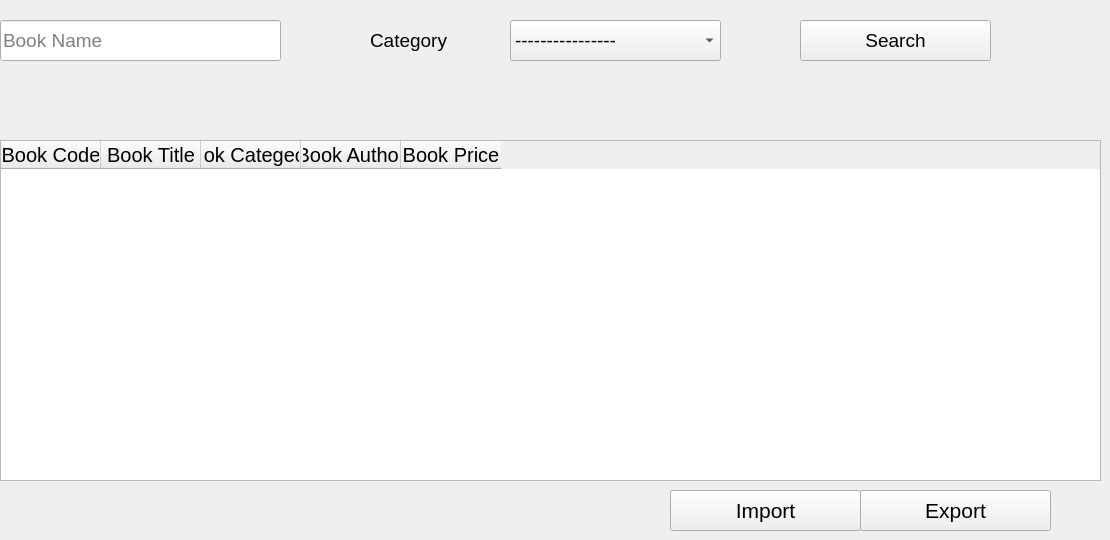
      <widget class="QWidget" name="tab_8">
       <attribute name="title">
        <string>All Books</string>
       </attribute>
       <widget class="QTableWidget" name="tableWidget_2">
        <property name="geometry">
         <rect>
          <x>0</x>
          <y>140</y>
          <width>1101</width>
          <height>341</height>
         </rect>
        </property>
        <property name="font">
         <font>
          <pointsize>14</pointsize>
          <weight>50</weight>
          <italic>false</italic>
          <bold>false</bold>
         </font>
        </property>
        <column>
         <property name="text">
          <string>Book Code</string>
         </property>
         <property name="font">
          <font>
           <pointsize>15</pointsize>
          </font>
         </property>
         <property name="textAlignment">
          <set>AlignCenter</set>
         </property>
        </column>
        <column>
         <property name="text">
          <string>Book Title</string>
         </property>
         <property name="font">
          <font>
           <pointsize>15</pointsize>
          </font>
         </property>
         <property name="textAlignment">
          <set>AlignCenter</set>
         </property>
        </column>
        <column>
         <property name="text">
          <string>Book Categeory</string>
         </property>
         <property name="font">
          <font>
           <pointsize>15</pointsize>
          </font>
         </property>
         <property name="textAlignment">
          <set>AlignCenter</set>
         </property>
        </column>
        <column>
         <property name="text">
          <string>Book Author</string>
         </property>
         <property name="font">
          <font>
           <pointsize>15</pointsize>
          </font>
         </property>
         <property name="textAlignment">
          <set>AlignCenter</set>
         </property>
        </column>
        <column>
         <property name="text">
          <string>Book Price</string>
         </property>
         <property name="font">
          <font>
           <pointsize>15</pointsize>
          </font>
         </property>
         <property name="textAlignment">
          <set>AlignCenter</set>
         </property>
        </column>
       </widget>
       <widget class="QPushButton" name="pushButton_9">
        <property name="geometry">
         <rect>
          <x>800</x>
          <y>20</y>
          <width>191</width>
          <height>41</height>
         </rect>
        </property>
        <property name="font">
         <font>
          <pointsize>14</pointsize>
         </font>
        </property>
        <property name="text">
         <string>Search</string>
        </property>
       </widget>
       <widget class="QComboBox" name="comboBox_2">
        <property name="geometry">
         <rect>
          <x>510</x>
          <y>20</y>
          <width>211</width>
          <height>41</height>
         </rect>
        </property>
        <property name="font">
         <font>
          <pointsize>14</pointsize>
          <weight>50</weight>
          <bold>false</bold>
         </font>
        </property>
        <item>
         <property name="text">
          <string>----------------</string>
         </property>
        </item>
        <item>
         <property name="text">
          <string>Rent</string>
         </property>
        </item>
        <item>
         <property name="text">
          <string>Retrieve</string>
         </property>
        </item>
       </widget>
       <widget class="QLineEdit" name="lineEdit_2">
        <property name="geometry">
         <rect>
          <x>0</x>
          <y>20</y>
          <width>281</width>
          <height>41</height>
         </rect>
        </property>
        <property name="font">
         <font>
          <pointsize>14</pointsize>
         </font>
        </property>
        <property name="placeholderText">
         <string>Book Name</string>
        </property>
       </widget>
       <widget class="QLabel" name="label">
        <property name="geometry">
         <rect>
          <x>370</x>
          <y>20</y>
          <width>81</width>
          <height>41</height>
         </rect>
        </property>
        <property name="font">
         <font>
          <pointsize>14</pointsize>
         </font>
        </property>
        <property name="text">
         <string>Category</string>
        </property>
       </widget>
       <widget class="QPushButton" name="pushButton_33">
        <property name="geometry">
         <rect>
          <x>860</x>
          <y>490</y>
          <width>191</width>
          <height>41</height>
         </rect>
        </property>
        <property name="font">
         <font>
          <pointsize>16</pointsize>
         </font>
        </property>
        <property name="text">
         <string>Export</string>
        </property>
       </widget>
       <widget class="QPushButton" name="pushButton_34">
        <property name="geometry">
         <rect>
          <x>670</x>
          <y>490</y>
          <width>191</width>
          <height>41</height>
         </rect>
        </property>
        <property name="font">
         <font>
          <pointsize>16</pointsize>
         </font>
        </property>
        <property name="text">
         <string>Import</string>
        </property>
       </widget>
      </widget>
